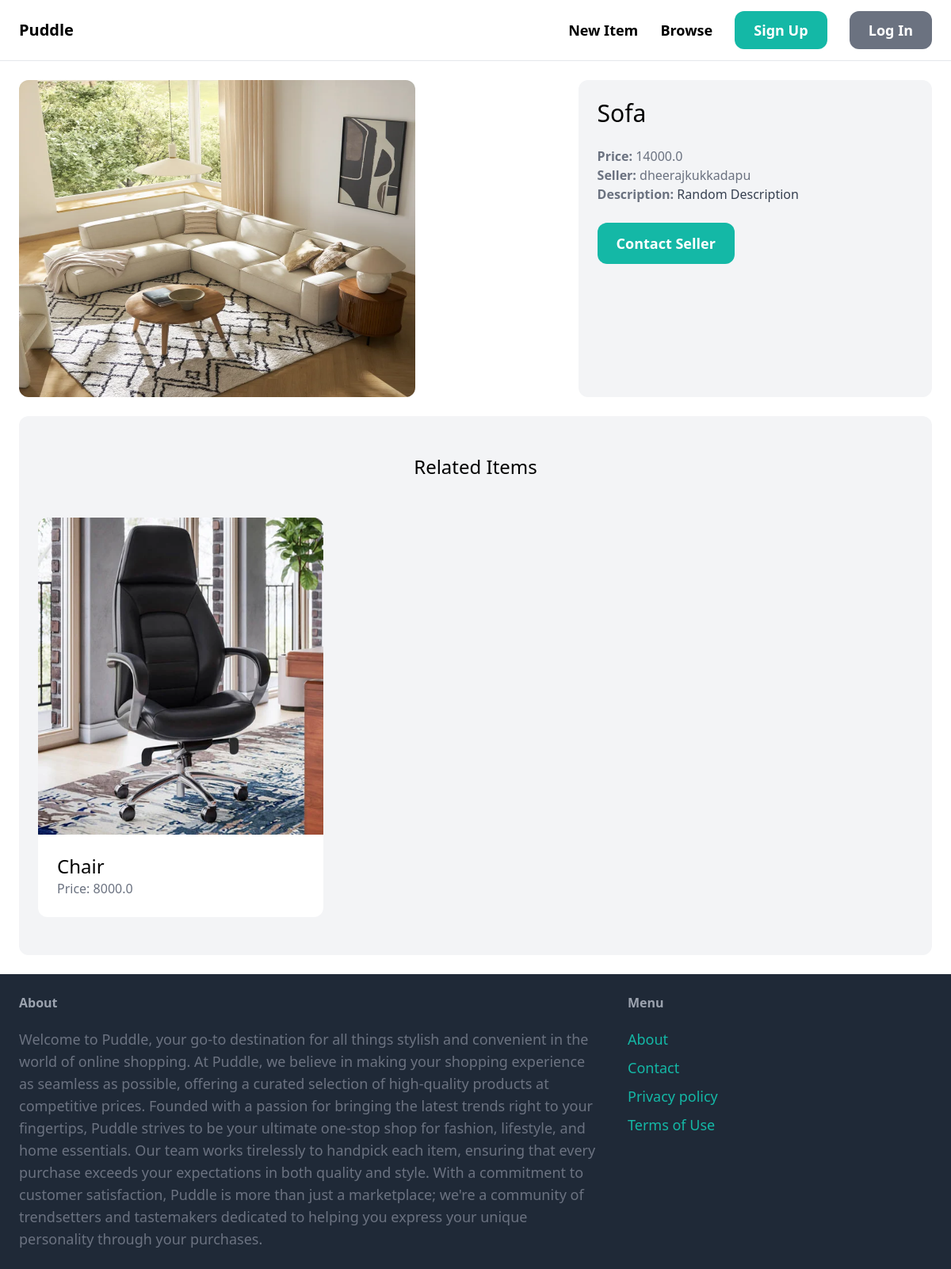
Page /items/1/ on the committed database.
### item/models.py (models this page shows, shortened)
class Item(models.Model):
    category = models.ForeignKey(Category, related_name='items', on_delete=models.CASCADE)
    name = models.CharField(max_length=255)
    description = models.TextField(blank=True, null=True)
    price = models.FloatField()
    image = models.ImageField(blank=True, null=True,upload_to='item_images')
    is_sold = models.BooleanField(default=False)
    created_by = models.ForeignKey(User,related_name='items',on_delete=models.CASCADE)
    created_at = models.DateTimeField(auto_now_add=True)

### item/views.py (the view)
# urls.py: path('<int:pk>/', views.detail, name='detail')
def detail(request, pk):
    item = get_object_or_404(Item, pk=pk)
    related_items = Item.objects.filter(category=item.category, is_sold=False).exclude(pk=pk)[0:3]
    return render(request,'item/detail.html',{
        'item': item,
        "related_items": related_items
    })

### item/templates/item/detail.html (shortened to what this page needs)
{% extends 'core/base.html' %}
{% block content%}
    <div class="grid grid-cols-5 gap-6">
        <div class="col-span-3">
            <img src = "{{ item.image.url }}" alt="" class="rounded-xl"  style="width: 500px; height: 400px;">
        </div>
        <div class="col-span-2 p-6 bg-gray-100 rounded-xl">
            <h1 class="mb-6 text-3xl">{{ item.name }}</h1>
            <p class="text-gray-500"><strong> Price: </strong> {{ item.price }}</p>
            <p class="text-gray-500"><strong> Seller: </strong> {{ item.created_by.username }}</p>
            {% if item.description %}
            <p class="text-gray-700"><strong class="text-gray-500"> Description: </strong> {{ item.description }}</p>
            {% endif %}
            {% if request.user == item.created_by %}
                <div class="mt-6 p-6 bg-white rounded-xl">
                    <p> This is your item!!</p>
                    <a href="{% url 'item:edit' item.id %}" class="inline-block mt-6 px-6 py-3 text-lg font-semibold bg-teal-500 text-white rounded-xl">
                        Edit
                    </a>
                    <a href="{% url 'item:delete' item.id %}" class="inline-block mt-6 px-6 py-3 text-lg font-semibold bg-red-500 text-white rounded-xl">
                        Delete
                    </a>
                </div>
            {% else %}
            <a href="{% url 'conversation:new' item.id %}" class="inline-block mt-6 px-6 py-3 text-lg font-semibold bg-teal-500 text-white hover:bg-teal-700 rounded-xl">
                Contact Seller
            </a>
            {% endif %}
        </div>
    </div>
    <div class="mt-6 px-6 py-12 bg-gray-100 rounded-xl">
        <h2 class="mb-12 text-2xl text-center">Related Items</h2>
        <div class="grid grid-cols-3 gap-3">
            {% for item in related_items%}
                <div>
                    <a href="{% url 'item:detail' item.id %}">
                        <div>
                            <img src="{{item.image.url}}" alt="" class="rounded-t-xl" style="width: 500px; height: 400px;">
                        </div>
                        <div class="p-6 bg-white rounded-b-xl">
                            <h2 class="text-2xl">{{ item.name }}</h2>
                            <p class="text-gray-500">Price: {{ item.price }}</p>
                        </div>
                    </a>
                </div>
            {% endfor %}
        </div>
    </div>
{% endblock %}

### core/templates/core/base.html (shortened to what this page needs)
<!doctype html>
<html>
    <head>
        <script src="https://cdn.tailwindcss.com"></script>
    </head>
    <body>
        <nav class="py-6 px-6 flex justify-between items-center border-b border-gray-200">
            <a href = "/" class="text-xl font-semibold">Puddle</a>
            <div class="space-x-6">
                <a href="{% url 'item:new'%}" class="text-lg font-semibold hover:text-gray-500">New Item</a>
                <a href="{% url 'item:browse'%}" class="text-lg font-semibold hover:text-gray-500">Browse</a>
                {% if request.user.is_authenticated %}
                    <a href="{% url 'conversation:inbox'%}" class="px-6 py-3 text-lg font-semibold bg-teal-500 text-white rounded-xl hover:bg-teal-700 ">Inbox</a>
                    <a href="{% url 'dashboard:index'%}" class="px-6 py-3 text-lg font-semibold bg-gray-500 text-white rounded-xl hover:bg-gray-700 ">Dashboard</a>
                {% else %}
                    <a href="{% url 'core:signup' %}" class="px-6 py-3 text-lg font-semibold bg-teal-500 text-white rounded-xl hover:bg-teal-700 ">Sign Up</a>
                    <a href="{% url 'core:login' %}" class="px-6 py-3 text-lg font-semibold bg-gray-500 text-white rounded-xl hover:bg-gray-700 ">Log In</a>
                {% endif %}
            </div>
        </nav>
        <div class="px-6 py-6">
            {% block content %}
            {% endblock%}
        </div>
        <footer class="py-6 px-6 flex justify-between bg-gray-800">
            <div class="w-2/3 pr-10">
                <h3 class="mb-5 font-semibold text-gray-400">About</h3>
                <p class="text-lg text-gray-500">Welcome to Puddle, your go-to destination for all things stylish and convenient in the world of online shopping. At Puddle, we believe in making your shopping experience as seamless as possible, offering a curated selection of high-quality products at competitive prices.
                    Founded with a passion for bringing the latest trends right to your fingertips, Puddle strives to be your ultimate one-stop shop for fashion, lifestyle, and home essentials. Our team works tirelessly to handpick each item, ensuring that every purchase exceeds your expectations in both quality and style.
                    With a commitment to customer satisfaction, Puddle is more than just a marketplace; we're a community of trendsetters and tastemakers dedicated to helping you express your unique personality through your purchases.</p>
            </div>
            <div class="w-1/3">
                <h3 class="mb-5 font-semibold text-gray-400">Menu</h3>
                <ul class="space-y-2">
                    <li><a href="#" class="text-lg text-teal-500 hover:text-teal-700"> About </a></li>
                    <li><a href="{% url 'core:contacts' %}" class="text-lg text-teal-500 hover:text-teal-700"> Contact </a></li>
                    <li><a href="#" class="text-lg text-teal-500 hover:text-teal-700"> Privacy policy </a></li>
                    <li><a href="#" class="text-lg text-teal-500 hover:text-teal-700"> Terms of Use </a></li>
                </ul>
            </div>
        </footer>
    </body>
</html>

### rows in the picture
Item: image (picture), name "Sofa", price "14000.0", created_by.username "dheerajkukkadapu", description "Random Description"
Item: image (picture), name "Chair", price "8000.0"
